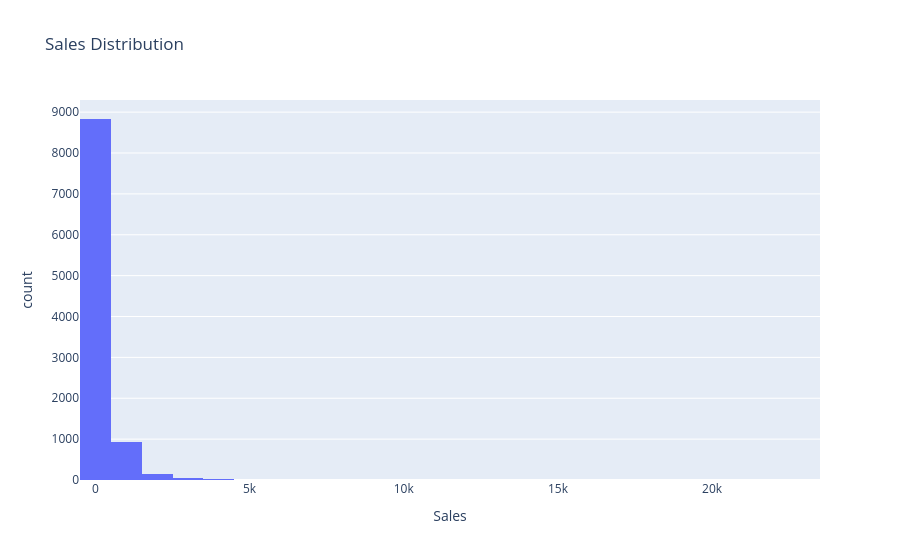

This figure's notebook cell:
### Markdown cell above
## Sales Frequency Distribution

### Code cell
# Sales Frequency Distribution Histograms
fig = px.histogram(sales,
x =sales,
title = "Sales Distribution",
nbins = 25
)

fig.show()

### Figure 1 — Plotly figure (JSON) as saved in the notebook; plotly's stock layout.template omitted (floating-point values rounded to 4 significant figures; data arrays with more than 128 entries replaced by an {"elided": "..."} marker saying what was removed)
{"data": [{"bingroup": "x", "hovertemplate": "Sales=%{x}<br>count=%{y}<extra></extra>", "legendgroup": "", "marker": {"color": "#636efa", "pattern": {"shape": ""}}, "name": "", "nbinsx": 25, "orientation": "v", "showlegend": false, "type": "histogram", "x": {"elided": "9994 float values"}, "xaxis": "x", "yaxis": "y"}], "layout": {"barmode": "relative", "legend": {"tracegroupgap": 0}, "title": {"text": "Sales Distribution"}, "xaxis": {"anchor": "y", "domain": [0, 1], "title": {"text": "Sales"}}, "yaxis": {"anchor": "x", "domain": [0, 1], "title": {"text": "count"}}}}
